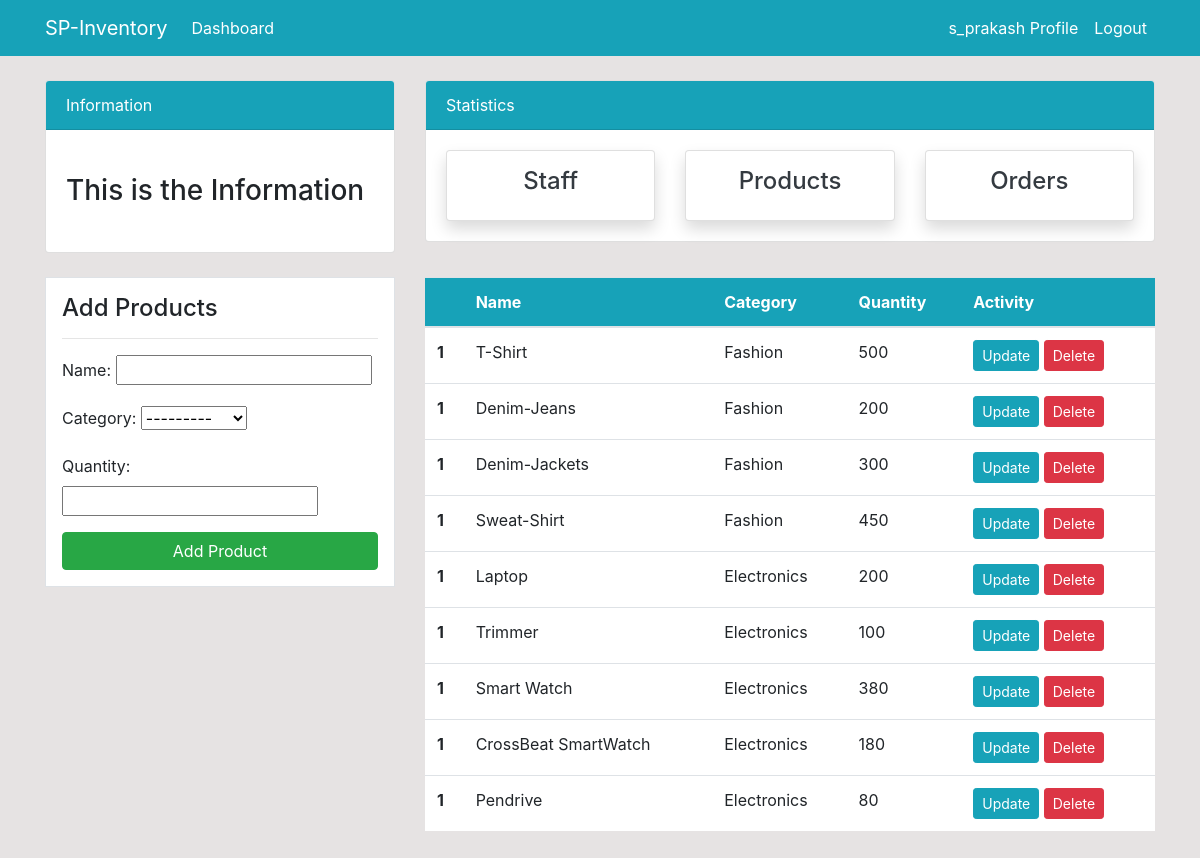
Page /product/ (signed in) on the committed database.
### dashboard/models.py (models this page shows, shortened)
class Product(models.Model):
    name = models.CharField(max_length=100, null=True)
    category = models.CharField(max_length=20, choices=CATEGORY, null=True)
    quantity = models.PositiveIntegerField(null=True)

### dashboard/views.py (the view)
# urls.py: path('product/', views.product, name='dashboard-product'),
@login_required
def product(request):
    items = Product.objects.all()  #using ORM
    if request.method == 'POST':
        form = ProductForm(request.POST)
        if form.is_valid():
            form.save()
            product_name = form.cleaned_data.get('name')
            messages.success(request, f'{product_name} has been added !')
            return redirect('dashboard-product')
    else:
        form = ProductForm()
    context = {
        'items': items,
        'form': form,
    }
    return render(request,'dashboard/product.html', context)

### dashboard/forms.py
class ProductForm(forms.ModelForm):
    class Meta:
        model = Product
        fields = ['name', 'category', 'quantity']

### templates/dashboard/product.html (shortened to what this page needs)
{% extends 'partials/base.html' %}
{% block content %}
{% include 'partials/topnav.html' %}
    <div class="container">
        <div class="row my-4">
            <div class="col-md-4">
                <div class="border bg-white p-3">
                    <h4>Add Products</h4>
                    <hr>
                    <form method="post">
                        {{ form.as_p }}
                        <input class="btn btn-success btn-block" type="submit" value="Add Product">
                    </form>
                </div>
            </div>
            <div class="col-md-8">
                <table class="table bg-white">
                    <thead class="bg-info">
                        <tr class="text-white">
                            <th scope="col"></th>
                            <th scope="col">Name</th>
                            <th scope="col">Category</th>
                            <th scope="col">Quantity</th>
                            <th scope="col">Activity</th>
                        </tr>
                    </thead>
                    <tbody>
                        {% for item in items %}
                        <tr>
                            <th scope="row">1</th>
                            <td>{{ item.name }}</td>
                            <td>{{ item.category }}</td>
                            <td>{{ item.quantity }}</td>
                            <td>
                                <a class="btn btn-info btn-sm" href="{% url 'dashboard-product-update' item.id %}">Update</a>
                                <a class="btn btn-danger btn-sm" href="{% url 'dashboard-product-delete' item.id %}">Delete</a>
                            </td>
                        </tr>
                        {% endfor %}
                    </tbody>
                </table>
            </div>
        </div>
    </div>
{% endblock content %}

### templates/partials/nav.html (shortened to what this page needs)
<nav class="navbar navbar-expand-lg navbar-info bg-info">
    {% if user.is_authenticated %}
    <div class="container">
        <a class="navbar-brand text-white" href="{% url 'dashboard-index' %}">SP-Inventory</a>
        <div class="collapse navbar-collapse" id="navbarSupportedContent">
            <ul class="navbar-nav mr-auto">
                <li class="nav-item active">
                    <a class="nav-link text-white" href="{% url 'dashboard-index' %}">Dashboard </a>
                </li>
            </ul>
            <ul class="navbar-nav ml-auto">
                <li class="nav-item active">
                    <a class="nav-link text-white" href="{% url 'user-profile' %}">{{ user.username }} Profile
                        <span class="sr-only">(current)</span></a>
                </li>
                <li class="nav-item">
                    <a class="nav-link text-white" href="{% url 'user-logout' %}">Logout</a>
                </li>
            </ul>
            {% endif %}
        </div>
    </div>
</nav>

### static/style.css (style rules this page uses)
body { background: rgb(230, 227, 227); }

### rows in the picture
Product: name "T-Shirt", category "Fashion", quantity "500"
Product: name "Denim-Jeans", category "Fashion", quantity "200"
Product: name "Denim-Jackets", category "Fashion", quantity "300"
Product: name "Sweat-Shirt", category "Fashion", quantity "450"
Product: name "Laptop", category "Electronics", quantity "200"
Product: name "Trimmer", category "Electronics", quantity "100"
Product: name "Smart Watch", category "Electronics", quantity "380"
Product: name "CrossBeat SmartWatch", category "Electronics", quantity "180"
Product: name "Pendrive", category "Electronics", quantity "80"

### other values in the picture
{{ user.username }} "s_prakash"
